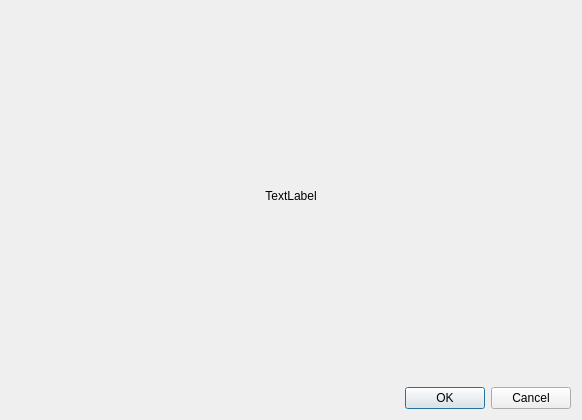
<?xml version="1.0" encoding="UTF-8"?>
<ui version="4.0">
 <class>StartDialog</class>
 <widget class="QDialog" name="StartDialog">
  <property name="geometry">
   <rect>
    <x>0</x>
    <y>0</y>
    <width>582</width>
    <height>420</height>
   </rect>
  </property>
  <property name="windowTitle">
   <string>Dialog</string>
  </property>
  <property name="windowIcon">
   <iconset resource="pictures.qrc">
    <normaloff>:/Pictures/programIco_Kasatka.jpg</normaloff>:/Pictures/programIco_Kasatka.jpg</iconset>
  </property>
  <layout class="QGridLayout" name="gridLayout">
   <item row="0" column="0">
    <layout class="QHBoxLayout" name="horizontalLayout_3">
     <item>
      <widget class="QLabel" name="lblAboutProgramm">
       <property name="text">
        <string>TextLabel</string>
       </property>
       <property name="alignment">
        <set>Qt::AlignCenter</set>
       </property>
      </widget>
     </item>
    </layout>
   </item>
   <item row="2" column="0">
    <layout class="QHBoxLayout" name="horizontalLayout_4"/>
   </item>
   <item row="3" column="0">
    <widget class="QDialogButtonBox" name="buttonBox">
     <property name="orientation">
      <enum>Qt::Horizontal</enum>
     </property>
     <property name="standardButtons">
      <set>QDialogButtonBox::Cancel|QDialogButtonBox::Ok</set>
     </property>
    </widget>
   </item>
   <item row="1" column="0">
    <layout class="QVBoxLayout" name="lytBoards"/>
   </item>
  </layout>
 </widget>
 <resources>
  <include location="pictures.qrc"/>
 </resources>
 <connections>
  <connection>
   <sender>buttonBox</sender>
   <signal>accepted()</signal>
   <receiver>StartDialog</receiver>
   <slot>accept()</slot>
   <hints>
    <hint type="sourcelabel">
     <x>248</x>
     <y>254</y>
    </hint>
    <hint type="destinationlabel">
     <x>157</x>
     <y>274</y>
    </hint>
   </hints>
  </connection>
  <connection>
   <sender>buttonBox</sender>
   <signal>rejected()</signal>
   <receiver>StartDialog</receiver>
   <slot>reject()</slot>
   <hints>
    <hint type="sourcelabel">
     <x>316</x>
     <y>260</y>
    </hint>
    <hint type="destinationlabel">
     <x>286</x>
     <y>274</y>
    </hint>
   </hints>
  </connection>
 </connections>
</ui>
